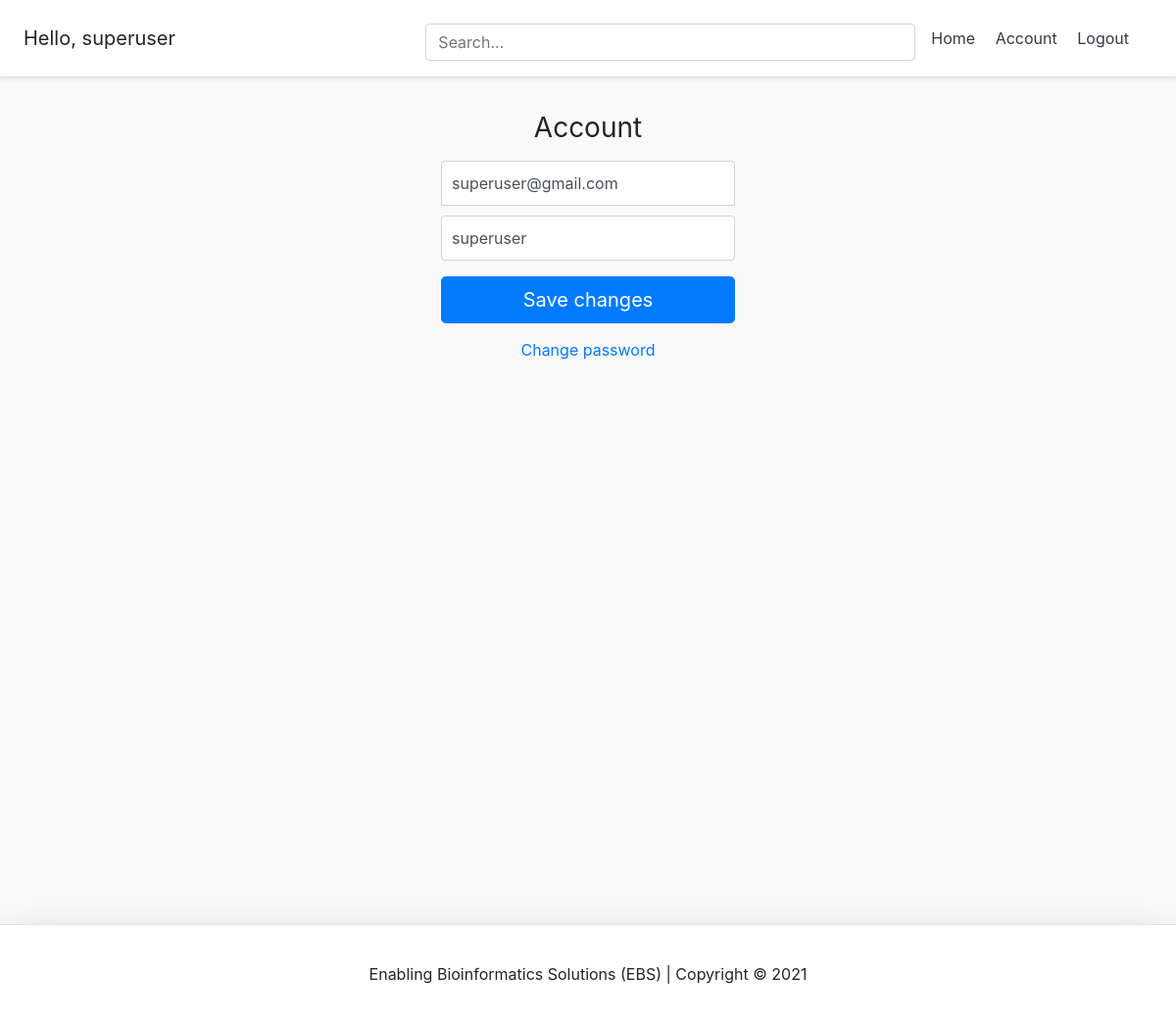
The app's page /account/ (signed in) with its own data.
### account/models.py (models this page shows, shortened)
class Account(AbstractBaseUser):
    email = models.EmailField(verbose_name="email", max_length=60, unique=True)
    username = models.CharField(max_length=30, unique=True)
    date_joined = models.DateTimeField(
    verbose_name='date joined', auto_now_add=True)
    last_login = models.DateTimeField(verbose_name='last login', auto_now=True)
    is_admin = models.BooleanField(default=False)
    is_active = models.BooleanField(default=True)
    is_staff = models.BooleanField(default=False)
    is_superuser = models.BooleanField(default=False)
    USERNAME_FIELD = 'email'
    REQUIRED_FIELDS = ['username']
    objects = MyAccountManager()

### account/views.py (the view)
# urls.py: path('account/', account_view, name="account"),
def account_view(request):
	if not request.user.is_authenticated:
			return redirect("login")
	context = {}
	if request.POST:
		form = AccountUpdateForm(request.POST, instance=request.user)
		if form.is_valid():
			form.initial = {
					"email": request.POST['email'],
					"username": request.POST['username'],
			}
			form.save()
			context['success_message'] = "Updated"
	else:
		form = AccountUpdateForm(
			initial={
					"email": request.user.email,
					"username": request.user.username,
				}
			)
	context['account_form'] = form
	return render(request, "account/account.html", context)

### account/forms.py (shortened to what this page needs)
class AccountUpdateForm(forms.ModelForm):
	class Meta:
		model = Account
		fields = ('email', 'username', )

### account/templates/account/account.html (shortened to what this page needs)
{% extends 'base.html' %}
{% block content %}
<form class="form-signin" method="post">{% csrf_token %}
  <h1 class="h3 mb-3 font-weight-normal">Account</h1>
  <input type="email" name="email" id="inputEmail" class="form-control" placeholder="Email address" required autofocus value={{account_form.initial.email}}>
  <input type="text" name="username" id="inputUsername" class="form-control" placeholder="Username" required
  value="{{account_form.initial.username}}">
  <button class="btn btn-lg btn-primary btn-block" type="submit">Save changes</button>
</form>
<div class="d-flex flex-column">
  <a class="m-auto" href="{% url 'password_change' %}">Change password</a>
</div>
{% endblock content %}

### templates/snippets/header.html (shortened to what this page needs)
<div class="d-flex flex-column flex-md-row align-items-center p-3 px-md-4 mb-3 bg-white border-bottom shadow-sm">
  <h5 class="my-0 mr-md-auto font-weight-normal">
  	{% if request.user.is_authenticated %}
  		<p class="m-auto">Hello, {{request.user.username}}</p>
  	{% endif %}
  </h5>
  <div class="search-bar mt-sm-2 mr-2">
  	<form method="get">
  		<input class="form-control"  type="text" name="q" id="id_q" placeholder="Search...">
  	</form>
  </div>
  <nav class="my-2 my-md-0 mr-md-3">
  	{% if request.user.is_authenticated %}
	  	<a class="p-2 text-dark" href="{% url 'home' %}">Home</a>
		<a class="p-2 text-dark" href="{% url 'account' %}">Account</a>
	    <a class="p-2 text-dark" href="{% url 'logout' %}">Logout</a>
	{% else %}
		<a class="p-2 text-dark" href="{% url 'home' %}">Home</a>
	    <a class="p-2 text-dark" href="{% url 'login' %}">Login</a>
	    <a class="btn btn-outline-primary" href="{% url 'register' %}">Register</a>
	{% endif %}
  </nav>
</div>

### templates/snippets/base_css.html (style rules this page uses)
body { background-color: #f9f9f9; }

### templates/snippets/header.html (style rules this page uses)
@media (min-width: 768px) { html { font-size: 16px; } }
.search-bar { max-width: 500px; width: 100%; }
form { width: 100%; }

### account/templates/account/account.html (style rules this page uses)
.form-signin { width: 100%; max-width: 330px; padding: 15px; margin: auto; }
.form-signin .form-control { position: relative; box-sizing: border-box; height: auto; padding: 10px; font-size: 16px; }
.form-signin input[type="email"] { margin-bottom: 10px; border-bottom-right-radius: 0; border-bottom-left-radius: 0; }
.h3 { text-align: center; }

### records on screen
Account: user.username "superuser", email "superuser@gmail.com", username "superuser"
